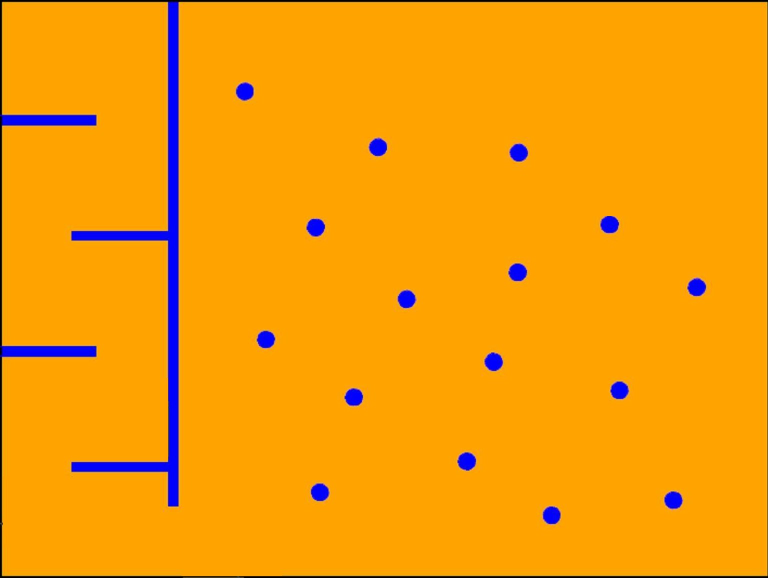
%> input picture matlab/shaastra/shaastra/iitbArena1.jpg, 1536 x 1155 px (shown at 1/2 size)
$ octave laserMaze.m   (GNU Octave 9; MATLAB toolbox functions it lacks are replaced by stand-ins)
%> lines starting %> are read from the running program, lines starting %| are printed output that depends on the picture; in (x1, y1, x2, y2) boxes, pixels count from 0 and x2, y2 are one past the last pixel; in counts of white or black regions, pixels touching at a corner belong together; the program's own positions count from 1
arenaImage = imread('iitbArena1.jpg');
%> arenaImage is the input picture: size 1155x1536x3 uint8; mean R, G, B 244.9, 157, 8.1
imshow (arenaImage);

imRows = size(arenaImage,1);
%> imRows = 1155
imCols = size(arenaImage,2);
%> imCols = 1536

maxRed=40;
maxGreen=35;
maxBlue=85;
minBlue=150;
minRed=150;
minGreen=150;

blueOverRed=20;
blueOverGreen=20;

redOverBlue=20;
redOverGreen=20;

greenOverBlue=20;
greenOverRed=20;


originalImage = arenaImage;
arenaImage=(arenaImage(:,:,1)<=maxRed) & ((arenaImage(:,:,2)<=maxGreen)) & ((arenaImage(:,:,3)>=minBlue) ...
        & arenaImage(:,:,3)-arenaImage(:,:,1) >= blueOverRed & arenaImage(:,:,3)-arenaImage(:,:,2) >= blueOverGreen);
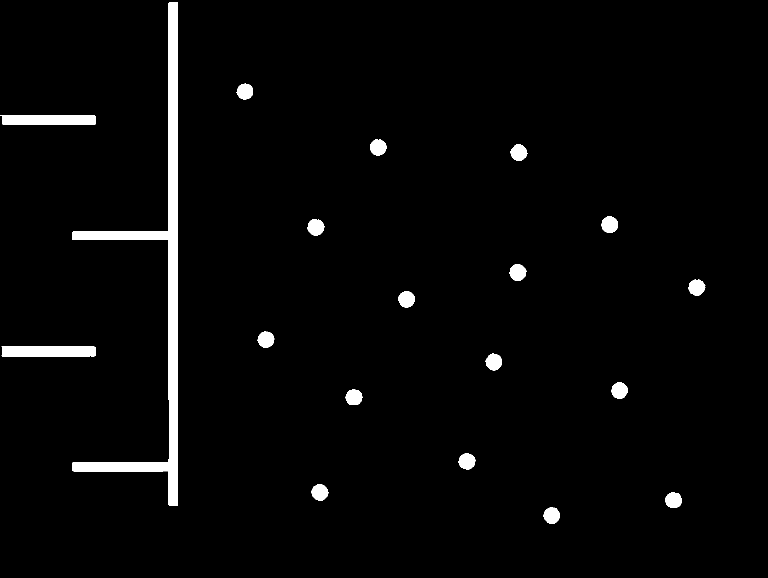
%> arenaImage: size 1155x1536 logical (shown at 1/2 size); 2.6% white; 19 white regions, largest, box (x1, y1, x2, y2) and area: (144, 4, 356, 1012) 25760, (3, 693, 192, 713) 3745, (0, 230, 192, 250) 3563
figure;
 imshow(arenaImage);

 pause(1);


 se = strel('disk',15);
 arenaImage = imdilate(arenaImage,se);
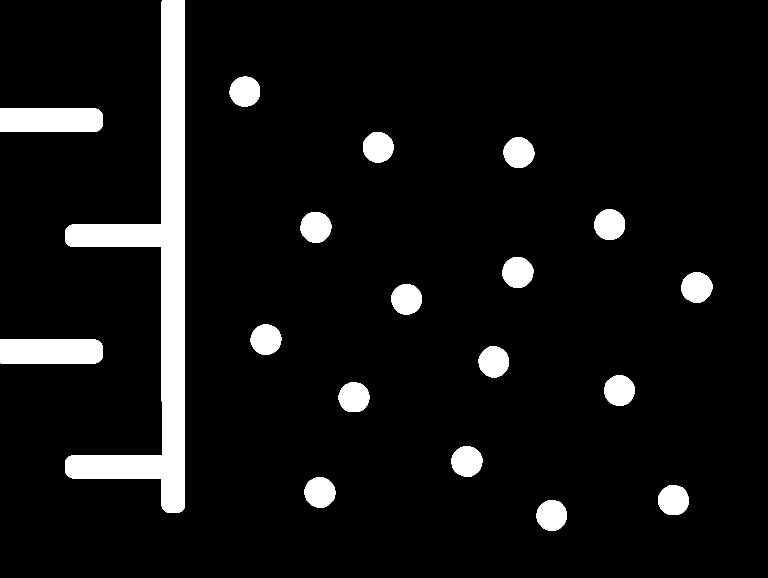
%> arenaImage: size 1155x1536 logical (shown at 1/2 size); 7.4% white; 19 white regions, largest, box (x1, y1, x2, y2) and area: (130, 0, 370, 1026) 65315, (0, 679, 206, 727) 9752, (0, 216, 206, 264) 9557
 imshow(arenaImage);

 pause(1);
 % remove all object containing fewer than 30 pixels
 arenaImage = bwareaopen(arenaImage,3000);
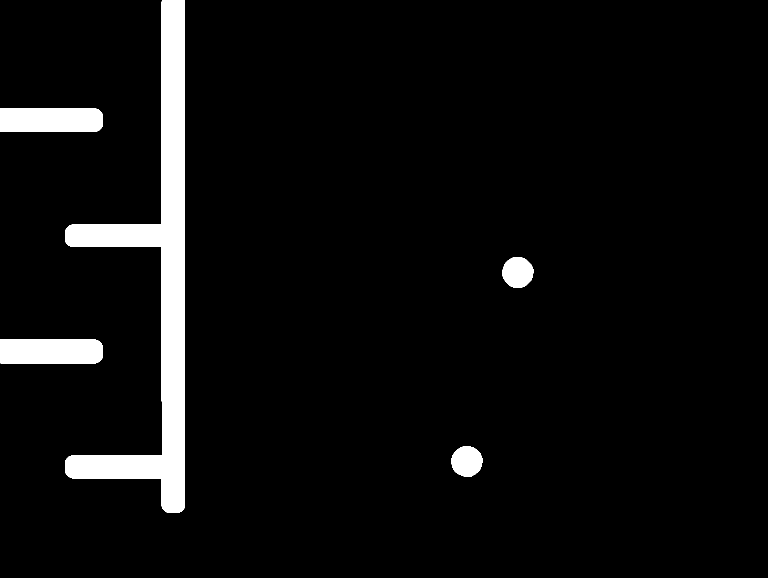
%> arenaImage: size 1155x1536 logical (shown at 1/2 size); 5.1% white; 5 white regions
imshow(arenaImage);

 pause(2);

max = 0;
for  i = 1 : 1 : imCols
    temp = length(find(arenaImage(:,i)));

    if temp > max
        max= temp;
        maxi = i;
    end
end
%> this loop made 1536 passes
%> temp on passes 1 to 12: 94, 95, 95, 96, 96, 96, 96, 95, 95, 95, 95, 95
%> after the loop, max = 1026; maxi = 337

imshow(originalImage);
hold on;
line([ maxi maxi] , [1 imRows],'Color','r' )

offset = -10;
maxi = maxi + offset;
%> maxi = 327

hold on;
line([ maxi  maxi] , [1 imRows],'Color','y' )
pts = [];
% [10 lines of commented-out code are left out]
hold on;
% [18 lines of commented-out code are left out]
bluepts = []

for i = round(maxi/4) : round(maxi/4) : maxi-1


        scan=(arenaImage(:,i) == 1);

         [L,num] = bwlabel(scan);
         stats = regionprops(L, 'Centroid');

        for k = 1 : num
            centroid = stats(k).Centroid;
            plot(i,centroid(2),'*red');
            bluepts = [bluepts; round(i) round(centroid(2))];
            hold on;
        end

% [4 lines of commented-out code are left out]


end
%> this loop made 3 passes
%> (i, num) on passes 1 to 3: (82, 2), (164, 4), (246, 2)
%> after the loop, bluepts = [82 241; 82 704; 164 241; 164 472; 164 704; 164 935; 246 472; 246 935]
finalRoutePts=[];
routepts = [];
for i = 1 : size(bluepts,1)

        scan = (~(arenaImage(bluepts(i,2),1:maxi) == 1));

%         figure, imshow(scan);

        [L,num] = bwlabel(scan);
        stats = regionprops(L, 'basic');

        area = [];
        for k = 1 : num
            area = [area ; stats(k).Area];
        end

        [temp,inx] = sort(area,'descend')
        centroid = stats(inx(1)).Centroid
        routepts = [routepts ; [centroid(1) bluepts(i,2)+ 50] ];
        plot(centroid(1),bluepts(i,2)+ 50,'*');
        hold on;

        routepts = [routepts ; [centroid(1) bluepts(i,2)+ 50] ];
        plot(centroid(1),bluepts(i,2)- 50,'*');

        finalRoutePts=[finalRoutePts;centroid(1) bluepts(i,2)+50];

        finalRoutePts=[finalRoutePts;centroid(1) bluepts(i,2)- 50];
        hold on;
% [10 lines of commented-out code are left out]


end
%> this loop made 8 passes
%> (stats, temp) on passes 4 to 8: ({Area 130, Centroid [65.5 1], BoundingBox [0.5 0.5 130 1]}, 130), ({Area 117, Centroid [265 1], BoundingBox [206.5 0.5 117 1]}, 117), ({Area 130, Centroid [65.5 1], BoundingBox [0.5 0.5 130 1]}, 130), ({Area 130, Centroid [65.5 1], BoundingBox [0.5 0.5 130 1]}, 130), ({Area 130, Centroid [65.5 1], BoundingBox [0.5 0.5 130 1]}, 130)
%> (stats, temp, routepts, finalRoutePts) on passes 1 to 3: ({Area 117, Centroid [265 1], BoundingBox [206.5 0.5 117 1]}, 117, [265 291; 265 291], [265 291; 265 191]), ({Area 117, Centroid [265 1], BoundingBox [206.5 0.5 117 1]}, 117, [265 291; 265 291; 265 754; 265 754], [265 291; 265 191; 265 754; 265 654]), ({Area 117, Centroid [265 1], BoundingBox [206.5 0.5 117 1]}, 117, [265 291; 265 291; 265 754; 265 754; 265 291; 265 291], [265 291; 265 191; 265 754; 265 654; 265 291; 265 191])
%> after the loop, finalRoutePts = 16 rows, first 12: [265 291; 265 191; 265 754; 265 654; 265 291; 265 191; 65.5 522; 65.5 422; 265 754; 265 654; 65.5 985; 65.5 885]; routepts = 16 rows, first 12: [265 291; 265 291; 265 754; 265 754; 265 291; 265 291; 65.5 522; 65.5 522; 265 754; 265 754; 65.5 985; 65.5 985]
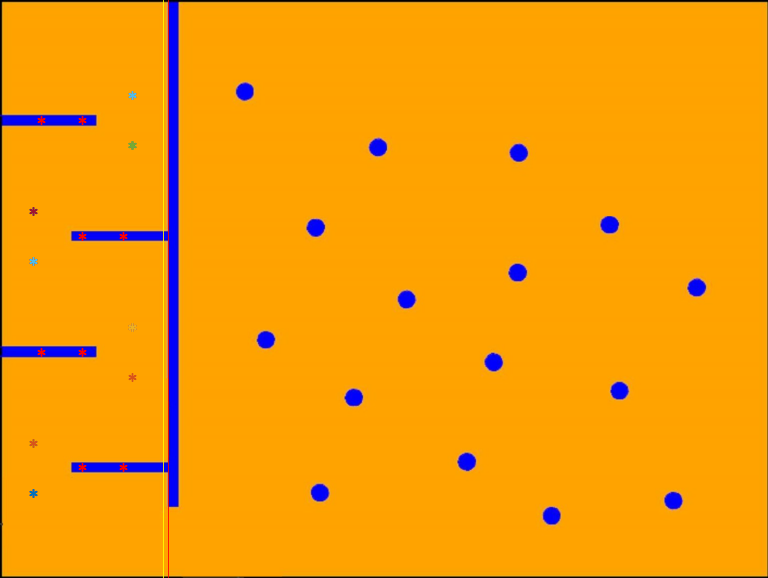
%> figure redrawn from the program's plot data; shown at 1/2 size


        scan = (~(arenaImage(maxi,1:imRows) == 1));
%> scan = 1155 logical values, 1108 true

         figure, imshow(scan);

        [L,num] = bwlabel(scan);
%> L = 1155 values, max 2 at index 371, min 0 at index 324, mean 1.64; num = 2
        stats = regionprops(L, 'basic');
%> stats = 2 regions; box (x1, y1, x2, y2), Area and Centroid: (370, 0, 1155, 1) 785 [763 1], (0, 0, 323, 1) 323 [162 1]

        area = [];
        for k = 1 : num
            area = [area ; stats(k).Area];
        end
%> this loop made 2 passes
%> area on passes 1 to 2: 323, [323; 785]

        [temp,inx] = sort(area,'descend');
%> temp = [785; 323]; inx = [2; 1]
        centroid = stats(inx(1)).Centroid;
%> centroid = [763 1]
        routepts = [routepts ; [ maxi centroid(2)] ];
%> routepts = 17 rows, first 12: [265 291; 265 291; 265 754; 265 754; 265 291; 265 291; 65.5 522; 65.5 522; 265 754; 265 754; 65.5 985; 65.5 985]
        plot(maxi,centroid(2),'*');
        hold on;

        routepts = [routepts ; [centroid(1) bluepts(i,2)+ 50] ];
%> routepts = 18 rows, first 12: [265 291; 265 291; 265 754; 265 754; 265 291; 265 291; 65.5 522; 65.5 522; 265 754; 265 754; 65.5 985; 65.5 985]
        plot(centroid(1),bluepts(i,2)- 50,'*');
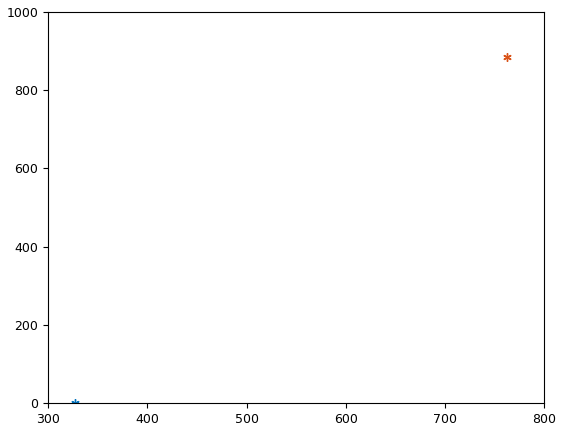
%> figure redrawn from the program's plot data

        finalRoutePts=[finalRoutePts;centroid(1) bluepts(i,2)+50];
%> finalRoutePts = 17 rows, first 12: [265 291; 265 191; 265 754; 265 654; 265 291; 265 191; 65.5 522; 65.5 422; 265 754; 265 654; 65.5 985; 65.5 885]

        finalRoutePts=[finalRoutePts;centroid(1) bluepts(i,2)- 50];
%> finalRoutePts = 18 rows, first 12: [265 291; 265 191; 265 754; 265 654; 265 291; 265 191; 65.5 522; 65.5 422; 265 754; 265 654; 65.5 985; 65.5 885]
        hold on;


finalRoutePts
